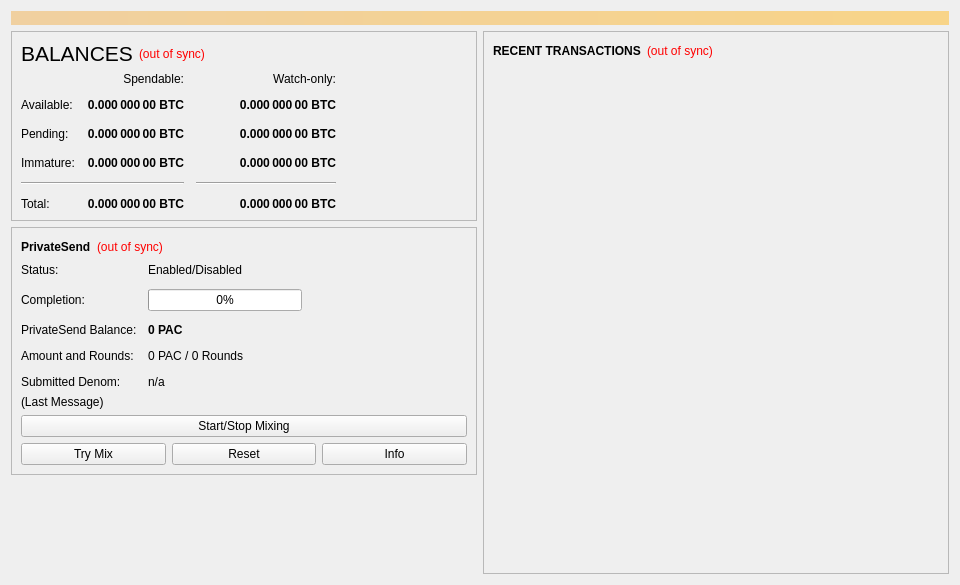
<?xml version="1.0" encoding="UTF-8"?>
<ui version="4.0">
 <class>OverviewPage</class>
 <widget class="QWidget" name="OverviewPage">
  <property name="geometry">
   <rect>
    <x>0</x>
    <y>0</y>
    <width>960</width>
    <height>585</height>
   </rect>
  </property>
  <property name="minimumSize">
   <size>
    <width>960</width>
    <height>0</height>
   </size>
  </property>
  <property name="windowTitle">
   <string>Form</string>
  </property>
  <layout class="QVBoxLayout" name="topLayout">
   <item>
    <widget class="QLabel" name="labelAlerts">
     <property name="visible">
      <bool>false</bool>
     </property>
     <property name="styleSheet">
      <string notr="true">QLabel { background-color: qlineargradient(x1: 0, y1: 0, x2: 1, y2: 0, stop:0 #F0D0A0, stop:1 #F8D488); color:#000000; }</string>
     </property>
     <property name="wordWrap">
      <bool>true</bool>
     </property>
     <property name="margin">
      <number>3</number>
     </property>
     <property name="textInteractionFlags">
      <set>Qt::TextSelectableByMouse</set>
     </property>
    </widget>
   </item>
   <item>
    <layout class="QHBoxLayout" name="horizontalLayout" stretch="1,1">
     <item>
      <layout class="QVBoxLayout" name="verticalLayout_2">
       <item>
        <widget class="QFrame" name="frame">
         <property name="frameShape">
          <enum>QFrame::StyledPanel</enum>
         </property>
         <property name="frameShadow">
          <enum>QFrame::Raised</enum>
         </property>
         <layout class="QVBoxLayout" name="verticalLayout_4">
          <item>
           <layout class="QHBoxLayout" name="horizontalLayout_4">
            <item>
             <widget class="QLabel" name="label_5">
              <property name="font">
               <font>
                <pointsize>16</pointsize>
                <weight>50</weight>
                <bold>false</bold>
               </font>
              </property>
              <property name="text">
               <string>BALANCES</string>
              </property>
             </widget>
            </item>
            <item>
             <widget class="QLabel" name="labelWalletStatus">
              <property name="toolTip">
               <string>The displayed information may be out of date. Your wallet automatically synchronizes with the Paccoin network after a connection is established, but this process has not completed yet.</string>
              </property>
              <property name="styleSheet">
               <string notr="true">QLabel { color: red; }</string>
              </property>
              <property name="text">
               <string notr="true">(out of sync)</string>
              </property>
              <property name="alignment">
               <set>Qt::AlignLeading|Qt::AlignLeft|Qt::AlignVCenter</set>
              </property>
             </widget>
            </item>
            <item>
             <spacer name="horizontalSpacer_3">
              <property name="orientation">
               <enum>Qt::Horizontal</enum>
              </property>
              <property name="sizeHint" stdset="0">
               <size>
                <width>40</width>
                <height>20</height>
               </size>
              </property>
             </spacer>
            </item>
           </layout>
          </item>
          <item>
           <layout class="QGridLayout" name="gridLayout">
            <property name="spacing">
             <number>12</number>
            </property>
            <item row="2" column="2">
             <widget class="QLabel" name="labelWatchPending">
              <property name="font">
               <font>
                <weight>75</weight>
                <bold>true</bold>
               </font>
              </property>
              <property name="cursor">
               <cursorShape>IBeamCursor</cursorShape>
              </property>
              <property name="toolTip">
               <string>Unconfirmed transactions to watch-only addresses</string>
              </property>
              <property name="text">
               <string notr="true">0.000 000 00 BTC</string>
              </property>
              <property name="alignment">
               <set>Qt::AlignRight|Qt::AlignTrailing|Qt::AlignVCenter</set>
              </property>
              <property name="textInteractionFlags">
               <set>Qt::LinksAccessibleByMouse|Qt::TextSelectableByKeyboard|Qt::TextSelectableByMouse</set>
              </property>
             </widget>
            </item>
            <item row="2" column="1">
             <widget class="QLabel" name="labelUnconfirmed">
              <property name="font">
               <font>
                <weight>75</weight>
                <bold>true</bold>
               </font>
              </property>
              <property name="cursor">
               <cursorShape>IBeamCursor</cursorShape>
              </property>
              <property name="toolTip">
               <string>Total of transactions that have yet to be confirmed, and do not yet count toward the spendable balance</string>
              </property>
              <property name="text">
               <string notr="true">0.000 000 00 BTC</string>
              </property>
              <property name="alignment">
               <set>Qt::AlignRight|Qt::AlignTrailing|Qt::AlignVCenter</set>
              </property>
              <property name="textInteractionFlags">
               <set>Qt::LinksAccessibleByMouse|Qt::TextSelectableByKeyboard|Qt::TextSelectableByMouse</set>
              </property>
             </widget>
            </item>
            <item row="3" column="2">
             <widget class="QLabel" name="labelWatchImmature">
              <property name="font">
               <font>
                <weight>75</weight>
                <bold>true</bold>
               </font>
              </property>
              <property name="cursor">
               <cursorShape>IBeamCursor</cursorShape>
              </property>
              <property name="toolTip">
               <string>Mined balance in watch-only addresses that has not yet matured</string>
              </property>
              <property name="text">
               <string notr="true">0.000 000 00 BTC</string>
              </property>
              <property name="alignment">
               <set>Qt::AlignRight|Qt::AlignTrailing|Qt::AlignVCenter</set>
              </property>
              <property name="textInteractionFlags">
               <set>Qt::LinksAccessibleByMouse|Qt::TextSelectableByKeyboard|Qt::TextSelectableByMouse</set>
              </property>
             </widget>
            </item>
            <item row="4" column="0" colspan="2">
             <widget class="Line" name="lineSpendableBalance">
              <property name="orientation">
               <enum>Qt::Horizontal</enum>
              </property>
             </widget>
            </item>
            <item row="4" column="2">
             <widget class="Line" name="lineWatchBalance">
              <property name="sizePolicy">
               <sizepolicy hsizetype="Preferred" vsizetype="Fixed">
                <horstretch>0</horstretch>
                <verstretch>0</verstretch>
               </sizepolicy>
              </property>
              <property name="minimumSize">
               <size>
                <width>140</width>
                <height>0</height>
               </size>
              </property>
              <property name="orientation">
               <enum>Qt::Horizontal</enum>
              </property>
             </widget>
            </item>
            <item row="5" column="0">
             <widget class="QLabel" name="labelTotalText">
              <property name="text">
               <string>Total:</string>
              </property>
             </widget>
            </item>
            <item row="3" column="1">
             <widget class="QLabel" name="labelImmature">
              <property name="font">
               <font>
                <weight>75</weight>
                <bold>true</bold>
               </font>
              </property>
              <property name="cursor">
               <cursorShape>IBeamCursor</cursorShape>
              </property>
              <property name="toolTip">
               <string>Mined balance that has not yet matured</string>
              </property>
              <property name="text">
               <string notr="true">0.000 000 00 BTC</string>
              </property>
              <property name="alignment">
               <set>Qt::AlignRight|Qt::AlignTrailing|Qt::AlignVCenter</set>
              </property>
              <property name="textInteractionFlags">
               <set>Qt::LinksAccessibleByMouse|Qt::TextSelectableByKeyboard|Qt::TextSelectableByMouse</set>
              </property>
             </widget>
            </item>
            <item row="2" column="3">
             <spacer name="horizontalSpacer_2">
              <property name="orientation">
               <enum>Qt::Horizontal</enum>
              </property>
              <property name="sizeHint" stdset="0">
               <size>
                <width>40</width>
                <height>20</height>
               </size>
              </property>
             </spacer>
            </item>
            <item row="3" column="0">
             <widget class="QLabel" name="labelImmatureText">
              <property name="text">
               <string>Immature:</string>
              </property>
             </widget>
            </item>
            <item row="5" column="1">
             <widget class="QLabel" name="labelTotal">
              <property name="font">
               <font>
                <weight>75</weight>
                <bold>true</bold>
               </font>
              </property>
              <property name="cursor">
               <cursorShape>IBeamCursor</cursorShape>
              </property>
              <property name="toolTip">
               <string>Your current total balance</string>
              </property>
              <property name="text">
               <string notr="true">0.000 000 00 BTC</string>
              </property>
              <property name="alignment">
               <set>Qt::AlignRight|Qt::AlignTrailing|Qt::AlignVCenter</set>
              </property>
              <property name="textInteractionFlags">
               <set>Qt::LinksAccessibleByMouse|Qt::TextSelectableByKeyboard|Qt::TextSelectableByMouse</set>
              </property>
             </widget>
            </item>
            <item row="5" column="2">
             <widget class="QLabel" name="labelWatchTotal">
              <property name="font">
               <font>
                <weight>75</weight>
                <bold>true</bold>
               </font>
              </property>
              <property name="cursor">
               <cursorShape>IBeamCursor</cursorShape>
              </property>
              <property name="toolTip">
               <string>Current total balance in watch-only addresses</string>
              </property>
              <property name="text">
               <string notr="true">0.000 000 00 BTC</string>
              </property>
              <property name="alignment">
               <set>Qt::AlignRight|Qt::AlignTrailing|Qt::AlignVCenter</set>
              </property>
              <property name="textInteractionFlags">
               <set>Qt::LinksAccessibleByMouse|Qt::TextSelectableByKeyboard|Qt::TextSelectableByMouse</set>
              </property>
             </widget>
            </item>
            <item row="0" column="2">
             <widget class="QLabel" name="labelWatchonly">
              <property name="text">
               <string>Watch-only:</string>
              </property>
              <property name="alignment">
               <set>Qt::AlignRight|Qt::AlignTrailing|Qt::AlignVCenter</set>
              </property>
             </widget>
            </item>
            <item row="1" column="0">
             <widget class="QLabel" name="labelBalanceText">
              <property name="text">
               <string>Available:</string>
              </property>
             </widget>
            </item>
            <item row="1" column="1">
             <widget class="QLabel" name="labelBalance">
              <property name="font">
               <font>
                <weight>75</weight>
                <bold>true</bold>
               </font>
              </property>
              <property name="cursor">
               <cursorShape>IBeamCursor</cursorShape>
              </property>
              <property name="toolTip">
               <string>Your current spendable balance</string>
              </property>
              <property name="text">
               <string notr="true">0.000 000 00 BTC</string>
              </property>
              <property name="alignment">
               <set>Qt::AlignRight|Qt::AlignTrailing|Qt::AlignVCenter</set>
              </property>
              <property name="textInteractionFlags">
               <set>Qt::LinksAccessibleByMouse|Qt::TextSelectableByKeyboard|Qt::TextSelectableByMouse</set>
              </property>
             </widget>
            </item>
            <item row="1" column="2">
             <widget class="QLabel" name="labelWatchAvailable">
              <property name="font">
               <font>
                <weight>75</weight>
                <bold>true</bold>
               </font>
              </property>
              <property name="cursor">
               <cursorShape>IBeamCursor</cursorShape>
              </property>
              <property name="toolTip">
               <string>Your current balance in watch-only addresses</string>
              </property>
              <property name="text">
               <string notr="true">0.000 000 00 BTC</string>
              </property>
              <property name="alignment">
               <set>Qt::AlignRight|Qt::AlignTrailing|Qt::AlignVCenter</set>
              </property>
              <property name="textInteractionFlags">
               <set>Qt::LinksAccessibleByMouse|Qt::TextSelectableByKeyboard|Qt::TextSelectableByMouse</set>
              </property>
             </widget>
            </item>
            <item row="2" column="0">
             <widget class="QLabel" name="labelPendingText">
              <property name="text">
               <string>Pending:</string>
              </property>
             </widget>
            </item>
            <item row="0" column="1">
             <widget class="QLabel" name="labelSpendable">
              <property name="text">
               <string>Spendable:</string>
              </property>
              <property name="alignment">
               <set>Qt::AlignRight|Qt::AlignTrailing|Qt::AlignVCenter</set>
              </property>
             </widget>
            </item>
           </layout>
          </item>
         </layout>
        </widget>
       </item>
       <item>
        <widget class="QFrame" name="framePrivateSend">
         <property name="layoutDirection">
          <enum>Qt::LeftToRight</enum>
         </property>
         <property name="frameShape">
          <enum>QFrame::StyledPanel</enum>
         </property>
         <property name="frameShadow">
          <enum>QFrame::Raised</enum>
         </property>
         <layout class="QVBoxLayout" name="VerticalLayout_PS1">
          <item>
           <layout class="QHBoxLayout" name="horizontalLayout_5">
            <item>
             <widget class="QLabel" name="labelPrivateSendHeader">
              <property name="font">
               <font>
                <weight>75</weight>
                <bold>true</bold>
               </font>
              </property>
              <property name="text">
               <string>PrivateSend</string>
              </property>
             </widget>
            </item>
            <item>
             <widget class="QLabel" name="labelPrivateSendSyncStatus">
              <property name="toolTip">
               <string>The displayed information may be out of date. Your wallet automatically synchronizes with the Paccoin network after a connection is established, but this process has not completed yet.</string>
              </property>
              <property name="styleSheet">
               <string notr="true">QLabel { color: red; }</string>
              </property>
              <property name="text">
               <string notr="true">(out of sync)</string>
              </property>
              <property name="alignment">
               <set>Qt::AlignLeading|Qt::AlignLeft|Qt::AlignVCenter</set>
              </property>
             </widget>
            </item>
            <item>
             <spacer name="horizontalSpacer_4">
              <property name="orientation">
               <enum>Qt::Horizontal</enum>
              </property>
              <property name="sizeHint" stdset="0">
               <size>
                <width>40</width>
                <height>20</height>
               </size>
              </property>
             </spacer>
            </item>
           </layout>
          </item>
          <item>
           <layout class="QFormLayout" name="privateSendFormLayout">
            <property name="fieldGrowthPolicy">
             <enum>QFormLayout::AllNonFixedFieldsGrow</enum>
            </property>
            <property name="horizontalSpacing">
             <number>11</number>
            </property>
            <property name="verticalSpacing">
             <number>12</number>
            </property>
            <item row="0" column="0">
             <widget class="QLabel" name="labelPrivateSendEnabledText">
              <property name="text">
               <string>Status:</string>
              </property>
             </widget>
            </item>
            <item row="0" column="1">
             <widget class="QLabel" name="labelPrivateSendEnabled">
              <property name="text">
               <string>Enabled/Disabled</string>
              </property>
             </widget>
            </item>
            <item row="1" column="0">
             <widget class="QLabel" name="labelCompletitionText">
              <property name="text">
               <string>Completion:</string>
              </property>
             </widget>
            </item>
            <item row="1" column="1">
             <widget class="QProgressBar" name="privateSendProgress">
              <property name="maximumSize">
               <size>
                <width>154</width>
                <height>16777215</height>
               </size>
              </property>
              <property name="value">
               <number>0</number>
              </property>
             </widget>
            </item>
            <item row="2" column="0">
             <widget class="QLabel" name="labelAnonymizedText">
              <property name="text">
               <string>PrivateSend Balance:</string>
              </property>
             </widget>
            </item>
            <item row="2" column="1">
             <widget class="QLabel" name="labelAnonymized">
              <property name="font">
               <font>
                <weight>75</weight>
                <bold>true</bold>
               </font>
              </property>
              <property name="text">
               <string notr="true">0 PAC</string>
              </property>
             </widget>
            </item>
            <item row="3" column="0">
             <widget class="QLabel" name="labelAmountAndRoundsText">
              <property name="text">
               <string>Amount and Rounds:</string>
              </property>
             </widget>
            </item>
            <item row="3" column="1">
             <widget class="QLabel" name="labelAmountRounds">
              <property name="text">
               <string>0 PAC / 0 Rounds</string>
              </property>
             </widget>
            </item>
            <item row="4" column="0">
             <widget class="QLabel" name="labelSubmittedDenomText">
              <property name="text">
               <string>Submitted Denom:</string>
              </property>
             </widget>
            </item>
            <item row="4" column="1">
             <widget class="QLabel" name="labelSubmittedDenom">
              <property name="toolTip">
               <string>The denominations you submitted to the Masternode.&lt;br&gt;To mix, other users must submit the exact same denominations.</string>
              </property>
              <property name="text">
               <string>n/a</string>
              </property>
             </widget>
            </item>
           </layout>
          </item>
          <item>
           <layout class="QVBoxLayout" name="VerticalLayout_PS">
            <item>
             <widget class="QLabel" name="labelPrivateSendLastMessage">
              <property name="text">
               <string>(Last Message)</string>
              </property>
              <property name="alignment">
               <set>Qt::AlignLeading|Qt::AlignLeft|Qt::AlignTop</set>
              </property>
              <property name="wordWrap">
               <bool>true</bool>
              </property>
             </widget>
            </item>
            <item>
             <widget class="QPushButton" name="togglePrivateSend">
              <property name="sizePolicy">
               <sizepolicy hsizetype="MinimumExpanding" vsizetype="Fixed">
                <horstretch>0</horstretch>
                <verstretch>0</verstretch>
               </sizepolicy>
              </property>
              <property name="text">
               <string>Start/Stop Mixing</string>
              </property>
             </widget>
            </item>
            <item>
             <layout class="QHBoxLayout" name="horizontalLayout_debugbuttons">
              <item>
               <widget class="QPushButton" name="privateSendAuto">
                <property name="sizePolicy">
                 <sizepolicy hsizetype="MinimumExpanding" vsizetype="Fixed">
                  <horstretch>0</horstretch>
                  <verstretch>0</verstretch>
                 </sizepolicy>
                </property>
                <property name="toolTip">
                 <string>Try to manually submit a PrivateSend request.</string>
                </property>
                <property name="text">
                 <string>Try Mix</string>
                </property>
               </widget>
              </item>
              <item>
               <widget class="QPushButton" name="privateSendReset">
                <property name="sizePolicy">
                 <sizepolicy hsizetype="MinimumExpanding" vsizetype="Fixed">
                  <horstretch>0</horstretch>
                  <verstretch>0</verstretch>
                 </sizepolicy>
                </property>
                <property name="toolTip">
                 <string>Reset the current status of PrivateSend (can interrupt PrivateSend if it's in the process of Mixing, which can cost you money!)</string>
                </property>
                <property name="autoFillBackground">
                 <bool>false</bool>
                </property>
                <property name="text">
                 <string>Reset</string>
                </property>
               </widget>
              </item>
              <item>
               <widget class="QPushButton" name="privateSendInfo">
                <property name="sizePolicy">
                 <sizepolicy hsizetype="MinimumExpanding" vsizetype="Fixed">
                  <horstretch>0</horstretch>
                  <verstretch>0</verstretch>
                 </sizepolicy>
                </property>
                <property name="toolTip">
                 <string>Information about PrivateSend and Mixing</string>
                </property>
                <property name="text">
                 <string>Info</string>
                </property>
               </widget>
              </item>
             </layout>
            </item>
           </layout>
          </item>
         </layout>
        </widget>
       </item>
       <item>
        <spacer name="verticalSpacer">
         <property name="orientation">
          <enum>Qt::Vertical</enum>
         </property>
         <property name="sizeHint" stdset="0">
          <size>
           <width>20</width>
           <height>40</height>
          </size>
         </property>
        </spacer>
       </item>
      </layout>
     </item>
     <item>
      <layout class="QVBoxLayout" name="verticalLayout_3">
       <item>
        <widget class="QFrame" name="frame_2">
         <property name="frameShape">
          <enum>QFrame::StyledPanel</enum>
         </property>
         <property name="frameShadow">
          <enum>QFrame::Raised</enum>
         </property>
         <layout class="QVBoxLayout" name="verticalLayout">
          <item>
           <layout class="QHBoxLayout" name="horizontalLayout_2">
            <item>
             <widget class="QLabel" name="label_4">
              <property name="font">
               <font>
                <weight>75</weight>
                <bold>true</bold>
               </font>
              </property>
              <property name="text">
               <string>RECENT TRANSACTIONS</string>
              </property>
             </widget>
            </item>
            <item>
             <widget class="QLabel" name="labelTransactionsStatus">
              <property name="toolTip">
               <string>The displayed information may be out of date. Your wallet automatically synchronizes with the Paccoin network after a connection is established, but this process has not completed yet.</string>
              </property>
              <property name="styleSheet">
               <string notr="true">QLabel { color: red; }</string>
              </property>
              <property name="text">
               <string notr="true">(out of sync)</string>
              </property>
              <property name="alignment">
               <set>Qt::AlignLeading|Qt::AlignLeft|Qt::AlignVCenter</set>
              </property>
             </widget>
            </item>
            <item>
             <spacer name="horizontalSpacer">
              <property name="orientation">
               <enum>Qt::Horizontal</enum>
              </property>
              <property name="sizeHint" stdset="0">
               <size>
                <width>40</width>
                <height>20</height>
               </size>
              </property>
             </spacer>
            </item>
           </layout>
          </item>
          <item>
           <widget class="QListView" name="listTransactions">
            <property name="styleSheet">
             <string notr="true">QListView { background: transparent; }</string>
            </property>
            <property name="frameShape">
             <enum>QFrame::NoFrame</enum>
            </property>
            <property name="verticalScrollBarPolicy">
             <enum>Qt::ScrollBarAlwaysOff</enum>
            </property>
            <property name="horizontalScrollBarPolicy">
             <enum>Qt::ScrollBarAlwaysOff</enum>
            </property>
            <property name="selectionMode">
             <enum>QAbstractItemView::NoSelection</enum>
            </property>
           </widget>
          </item>
         </layout>
        </widget>
       </item>
      </layout>
     </item>
    </layout>
   </item>
  </layout>
 </widget>
 <resources/>
 <connections/>
</ui>
